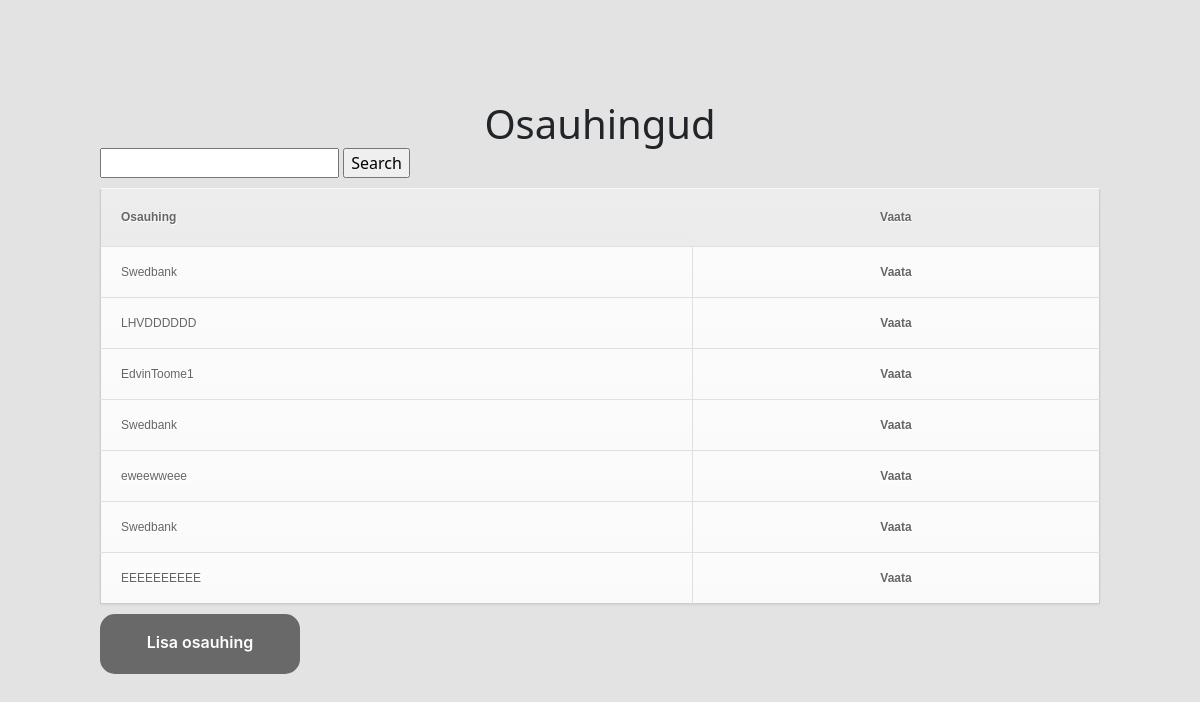
The app's page /, older data.
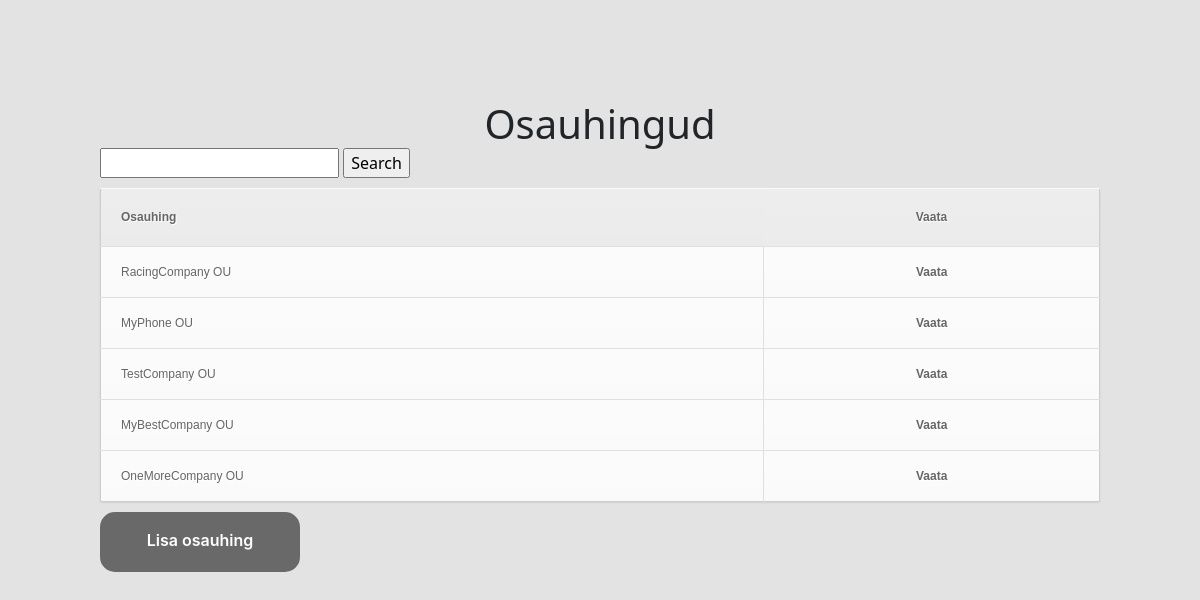
The same page, newer data.
### osauhing/models.py (models this page shows, shortened)
class Osauhing(models.Model):
    name = models.CharField(max_length=100, validators=[MinLengthValidator(3), alphanumeric], verbose_name='Nimi')
    registry_code = models.CharField(max_length=7, validators=[MinLengthValidator(7), numeric], verbose_name='Registrikood')
    foundation_date = models.DateField(validators=[validate_date], verbose_name='Asutamiskuupäev')
    capital = models.DecimalField(max_digits=15, decimal_places=0, validators=[MinValueValidator(2500)], verbose_name='Kapitaal')

### osauhing/views.py (the view, shortened to what this page needs)
# urls.py: path('', views.OsauhingList.as_view(), name='osauhing_list'),
class OsauhingList(ListView):
    model = Osauhing
    legalpartners = LegalPartner.objects.all()
    physicalpartners = PhysicalPartner.objects.all()
    def get_queryset(self):
        name = self.request.GET.get('search')
        object_list = self.model.objects.all()
        final_object_list = self.model.objects.all()
        return final_object_list

### osauhing/templates/osauhing/osauhing_list.html (shortened to what this page needs)
<link rel="stylesheet" href="{{ STATIC_URL }} /static/osauhing/style.css">
<head>
    <link href="https://cdn.jsdelivr.net/npm/bootstrap@5.2.3/dist/css/bootstrap.min.css" rel="stylesheet">
  </head>
<h1>Osauhingud</h1>
<form action="" method="get">
    <input type="text" name="search" />
    <input type="submit" value="Search" />
</form>
<table border="1">
<thead>
    <tr>
    <th>Osauhing</th>
    <th>Vaata</th>
    </tr>
</thead>
<tbody>
    {% for osauhing in object_list %}
    <tr>
    <td>{{ osauhing.name }}</td>
    <td><a href="{% url "osauhing_view" osauhing.id %}">Vaata</a></td>
    </tr>
    {% endfor %}
</tbody>
</table>
<a href="{% url "osauhing_new" %}" class="button-27">Lisa osauhing</a>

Row changes from the older to the newer data that the page shows:
removed Osauhing: name "LHVDDDDDD"
removed Osauhing: name "EdvinToome1"
removed Osauhing: name "Swedbank"
removed Osauhing: name "eweewweee"
removed Osauhing: name "EEEEEEEEEE"
changed Osauhing: name "Swedbank" → "RacingCompany OU"
added Osauhing: name "MyPhone OU"
changed Osauhing: name "Swedbank" → "TestCompany OU"
added Osauhing: name "MyBestCompany OU"
added Osauhing: name "OneMoreCompany OU"
